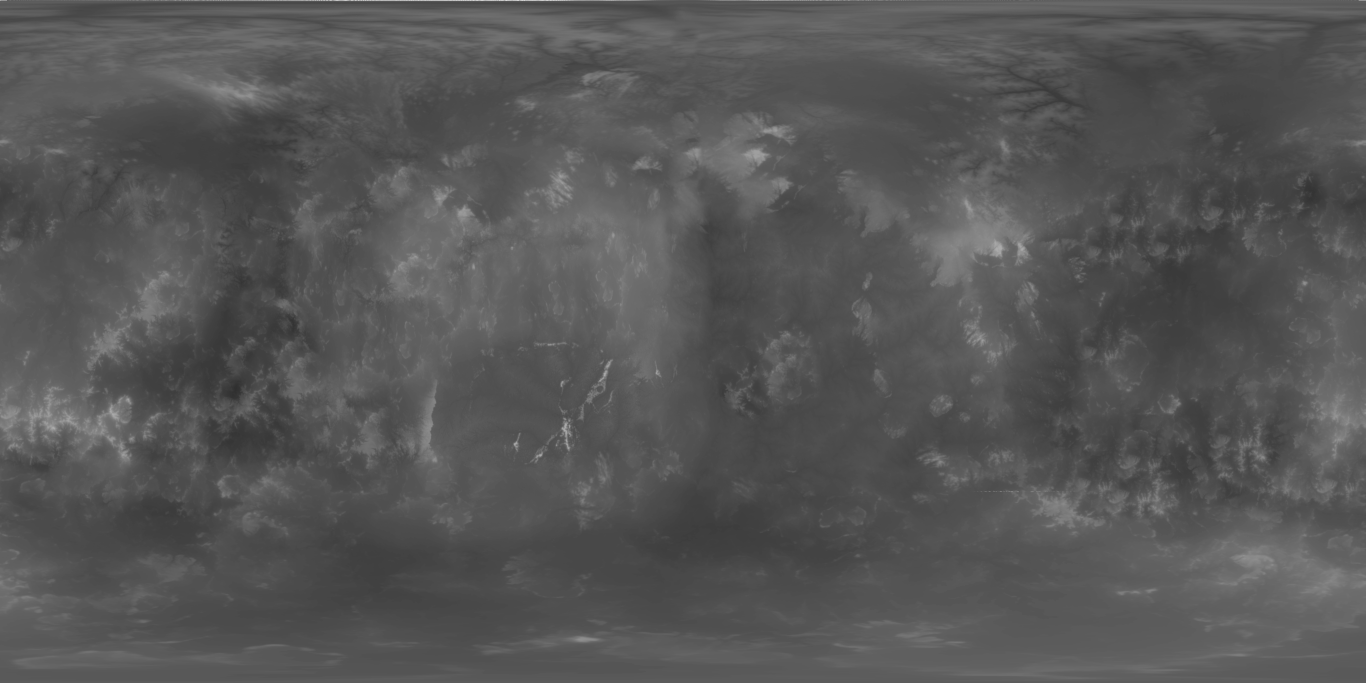
#> input picture ProcedualPlanets/Presets/Atmo3.png, 4096 x 2048 px, given in place of PlanetTex.png, which was not available (shown at 1/3 size)
$ python LifeBearingPlanetGen.py
#> lines starting #> are read from the running program, lines starting #| are printed output that depends on the picture; pictures that were not available may be replaced by others from this repository, and a replacement may not be noted
import random

from PIL import Image, ImageFilter
import numpy as np
import noise
import math

from scipy.signal import convolve2d
# Define the size of the heightmap
size = 2048

# Define the radius of the sphere
radius = 0.3

seed = (random.random())
def GenerateColorHeight():
    # Calculate the color temperature in Kelvin
    StarSurfaceTemp = int(input("enter temp of parent star: "))
#> the answer given: 3
    red = 0
    green = 0
    blue = 0

    if StarSurfaceTemp > 7500:
        red = 255
        green = 200
        blue = 200
    elif 6000 < StarSurfaceTemp and StarSurfaceTemp < 7500:
        red = 150
        green = 10
        blue = 10
    elif 5000 < StarSurfaceTemp and StarSurfaceTemp < 6000:
        red = 50
        green = 150
        blue = 50
    elif 3000 < StarSurfaceTemp and StarSurfaceTemp < 5000:
        red = 20
        green = 50
        blue = 100
    elif 2000 < StarSurfaceTemp and StarSurfaceTemp < 3000:
        red = 10
        green = 10
        blue = 10
    if StarSurfaceTemp < 2000:
        red = 0
        green = 0
        blue = 0


    # Define the parameters for the fractal noise
    octaves = 10
    lacunarity = 2.0
    persistence = 0.5

    # Create a 2D array to store the heightmap
    heightmap = np.zeros((size, size))

    # Generate the heightmap using fractal noise
    for i in range(size):
        for j in range(size):
            # Convert the pixel coordinates to spherical coordinates
            theta = 2 * math.pi * i / size
            phi = math.pi * j / size
            x = radius * math.sin(phi) * math.cos(theta)
            y = radius * math.sin(phi) * math.sin(theta)
            z = radius * math.cos(phi)

            # Sample the noise function at the current point using multiple octaves
            noise_value = (6)
            frequency = 4.0
            amplitude = 1.0
            for k in range(octaves):
                noise_value += amplitude * noise.snoise4(x * frequency, y * frequency, z * frequency, seed)
                frequency *= lacunarity
                amplitude *= persistence

            # Store the noise value in the heightmap
            heightmap[i, j] = noise_value
#> (the call stopped at in GenerateColorHeight, `noise_value += amplitude * noise.snoise4(x * frequency, y * frequency,..`: noise is not available in this run)

    # Normalize the heightmap to the range [0, 1]
    heightmap = (heightmap - heightmap.min()) / (heightmap.max() - heightmap.min())

    # Create a color map for the land
    land_shade = 0.5
    land_color = (red, green, blue)
    # Create a color map for the ocean
    ocean_color = (27, 79, 114)
    ocean_shade = 0
    #Ice Color
    IceColor = (250, 250, 255)
    IceShade = 0.05
    #SandColor
    SandColor = (210, 180, 160)
    SandShade = 0.4
    # Convert the heightmap to an RGB image with land and ocean colors
    image = Image.new('RGB', (size, size))
    for i in range(size):
        for j in range(size):
            height = heightmap[i, j]
            if height < 0.5:
                # Ocean
                shade = int((1 - 2 * height) * 255 * ocean_shade)
                color = tuple(max(0, c - shade) for c in ocean_color)
            elif height > 0.50 and 0.51 > height:
                # Land
                shade = int((2 * height - 1) * 255 * SandShade)
                color = tuple(min(255, c + shade) for c in SandColor)
            elif height > 0.51 and 0.9 > height:
                # Land
                shade = int((2 * height - 1) * 255 * land_shade)
                color = tuple(min(255, c + shade) for c in land_color)
            else:
                shade = int((2 * height - 1) * 255 * IceShade)
                color = tuple(min(255, c + shade) for c in IceColor)
            image.putpixel((i, j), color)
    # Rotate and resize the image to the desired aspect ratio
    image90 = image.rotate(0)
    imageRes = image90.resize((2028, 1024))

    # Save the image to disk

    imageRes.save("PlanetTex.png")

def GenerateNormal():
    imageRes = Image.open("PlanetTex.png")
#> imageRes is the input picture: PIL image 4096x2048 RGBA; mean R, G, B, A 86.1, 86.1, 86.1, 254.9
    img_gray = imageRes.convert("L")
    img_gray_data = np.array(img_gray) / 128.0

    # Compute the height map by subtracting from 1.0
    height_map = 1.0 - img_gray_data

    # Compute the partial derivatives using Sobel operator
    dx = np.array([[1, 0, -1], [2, 0, -2], [1, 0, -1]])
    dy = np.array([[1, 2, 1], [0, 0, 0], [-1, -2, -1]])
    height_dx = convolve2d(height_map, dx, mode="same")
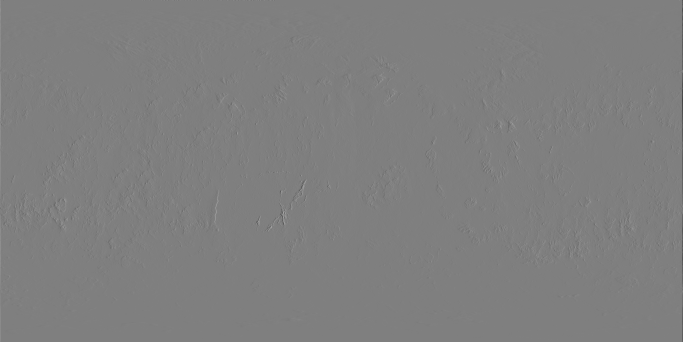
#> height_dx: shape (2048, 4096) float64 (shown at 1/6 size); min -2.28, max 2.28, mean -9.69e-08; drawn with min black and max white
    height_dy = convolve2d(height_map, dy, mode="same")

    # Compute the normal vectors at each pixel
    normal_vectors = np.dstack((-height_dx, -height_dy, np.ones_like(height_dx)))
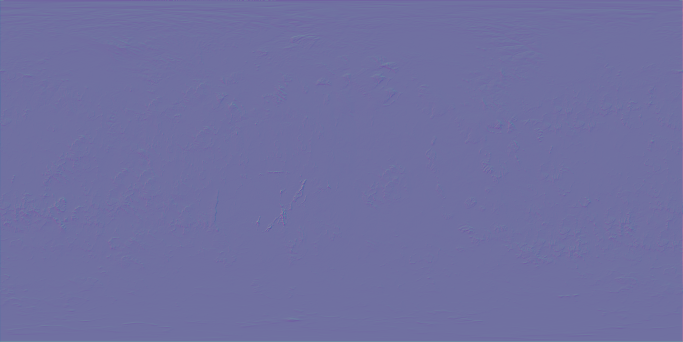
#> normal_vectors: shape (2048, 4096, 3) float64 (shown at 1/6 size); mean of channels 0, 1, 2 9.69e-08, 0.000121, 1; drawn with min black and max white
    norm = np.linalg.norm(normal_vectors, axis=-1, keepdims=True)
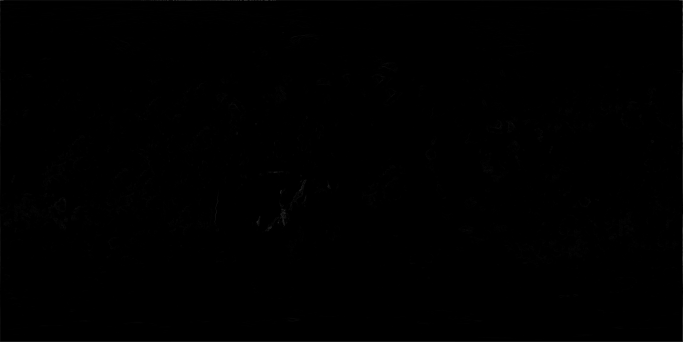
#> norm: shape (2048, 4096, 1) float64 (shown at 1/6 size); min 1, max 3.39, mean 1; drawn with min black and max white
    normal_vectors = normal_vectors / norm
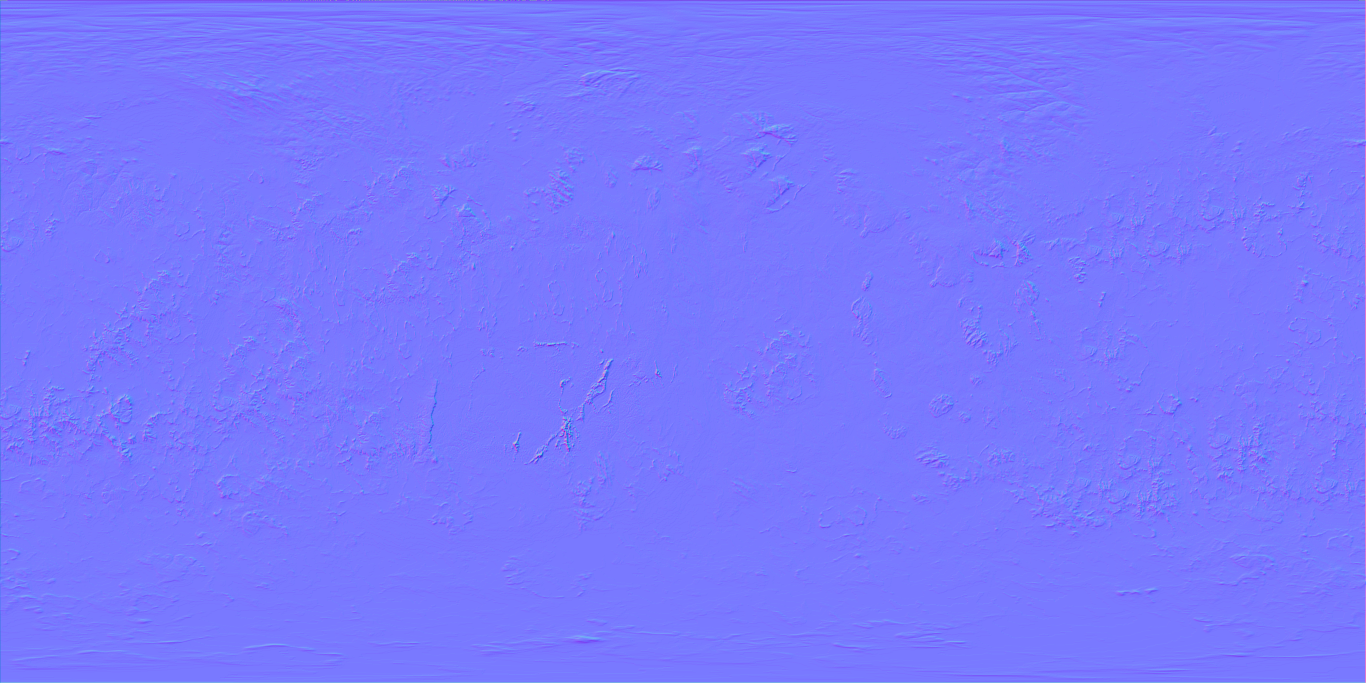
#> normal_vectors: shape (2048, 4096, 3) float64 (shown at 1/3 size); mean of channels 0, 1, 2 -4.59e-06, 8.06e-05, 0.997; drawn with min black and max white

    # Scale the normal vectors to [0, 255]
    normal_vectors = ((normal_vectors + 1) / 2) * 255

    # Create a new image from the normal vectors
    img_normal = Image.fromarray(normal_vectors.astype(np.uint8))
    img_normal.save("PlanetNormal.png")


GenerateColorHeight()
GenerateNormal()

$ run again, on ProcedualPlanets/Presets/Atmo4.png
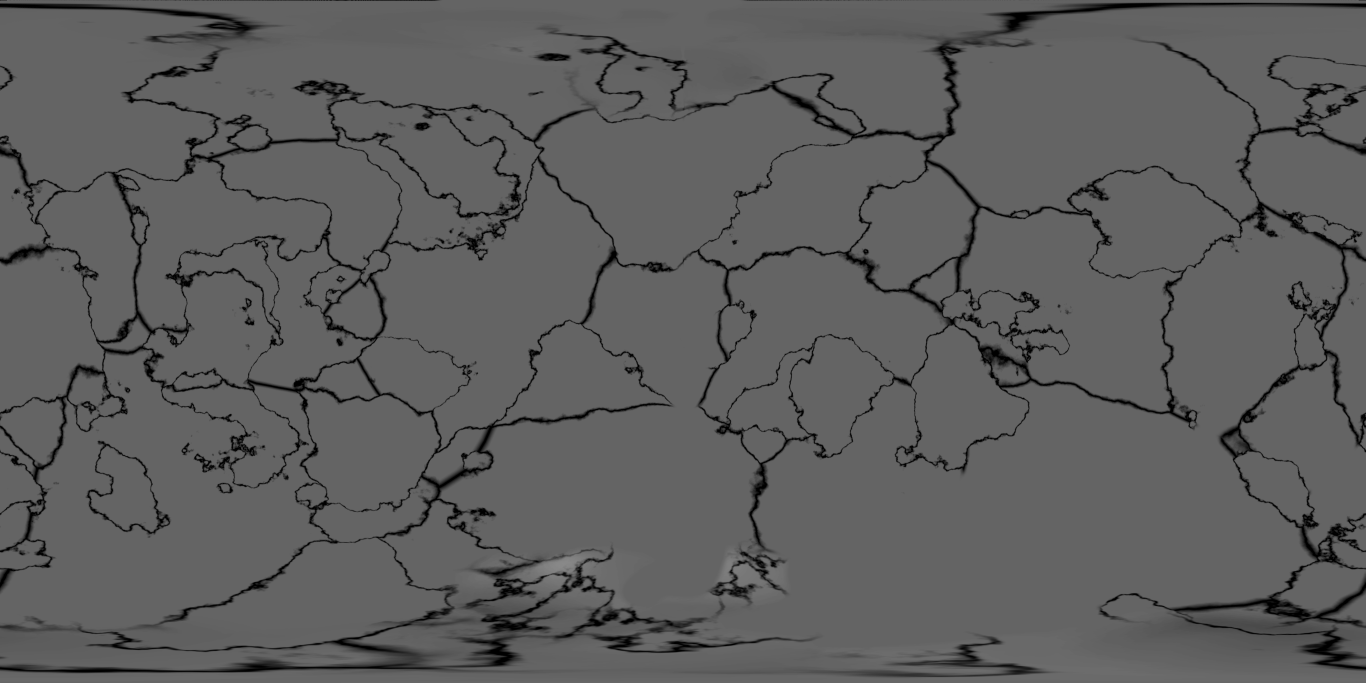
#> input picture ProcedualPlanets/Presets/Atmo4.png, 4096 x 2048 px, given in place of PlanetTex.png, which was not available (shown at 1/3 size)
#> in GenerateNormal, imageRes is the input picture: PIL image 4096x2048 RGBA; mean R, G, B, A 93.6, 93.6, 93.6, 255
#> in GenerateNormal, `norm = np.linalg.norm(normal_vectors, axis=-1, keepdims=True)`:
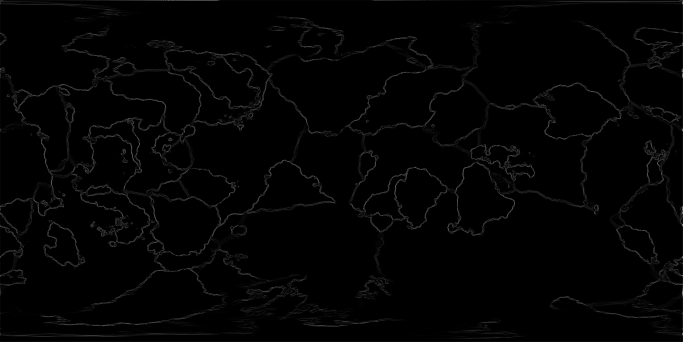
#> norm: shape (2048, 4096, 1) float64 (shown at 1/6 size); min 1, max 4.14, mean 1.04; drawn with min black and max white
#> in GenerateNormal, `normal_vectors = normal_vectors / norm`:
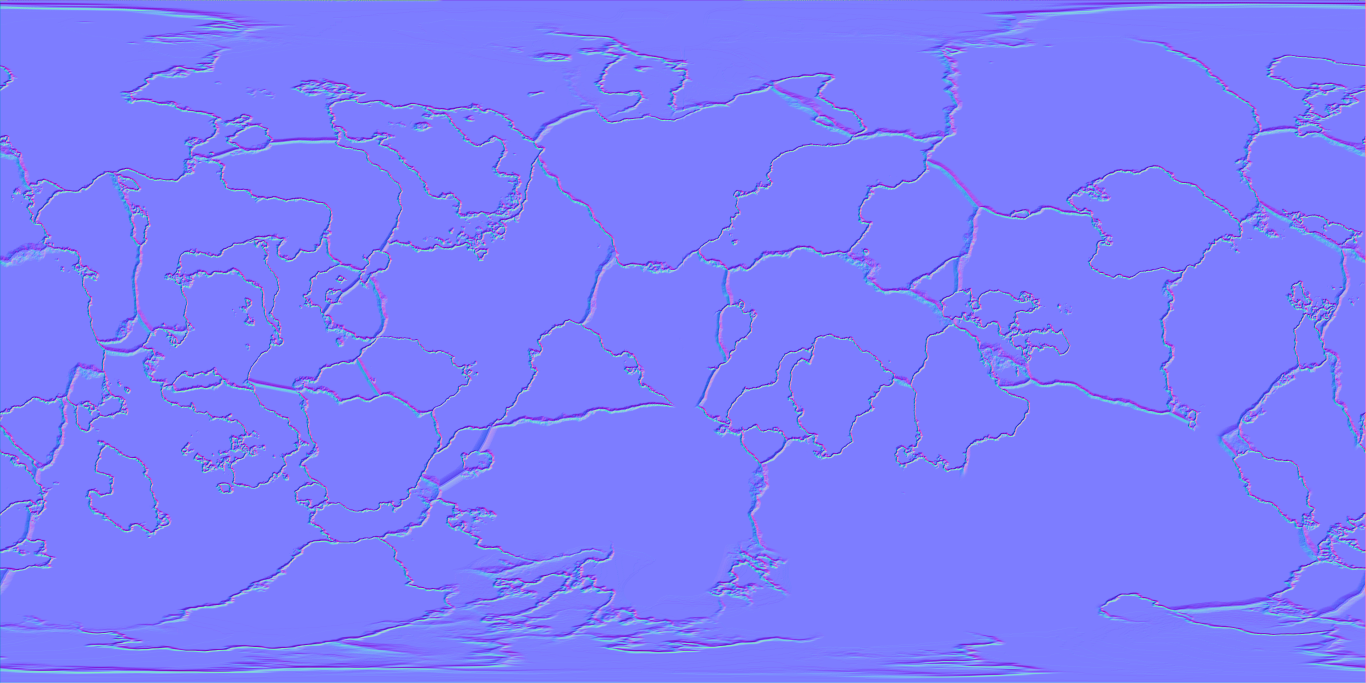
#> normal_vectors: shape (2048, 4096, 3) float64 (shown at 1/3 size); mean of channels 0, 1, 2 -5.52e-05, 0.000407, 0.976; drawn with min black and max white

$ run again, on ProcedualPlanets/Presets/Atmo5.png
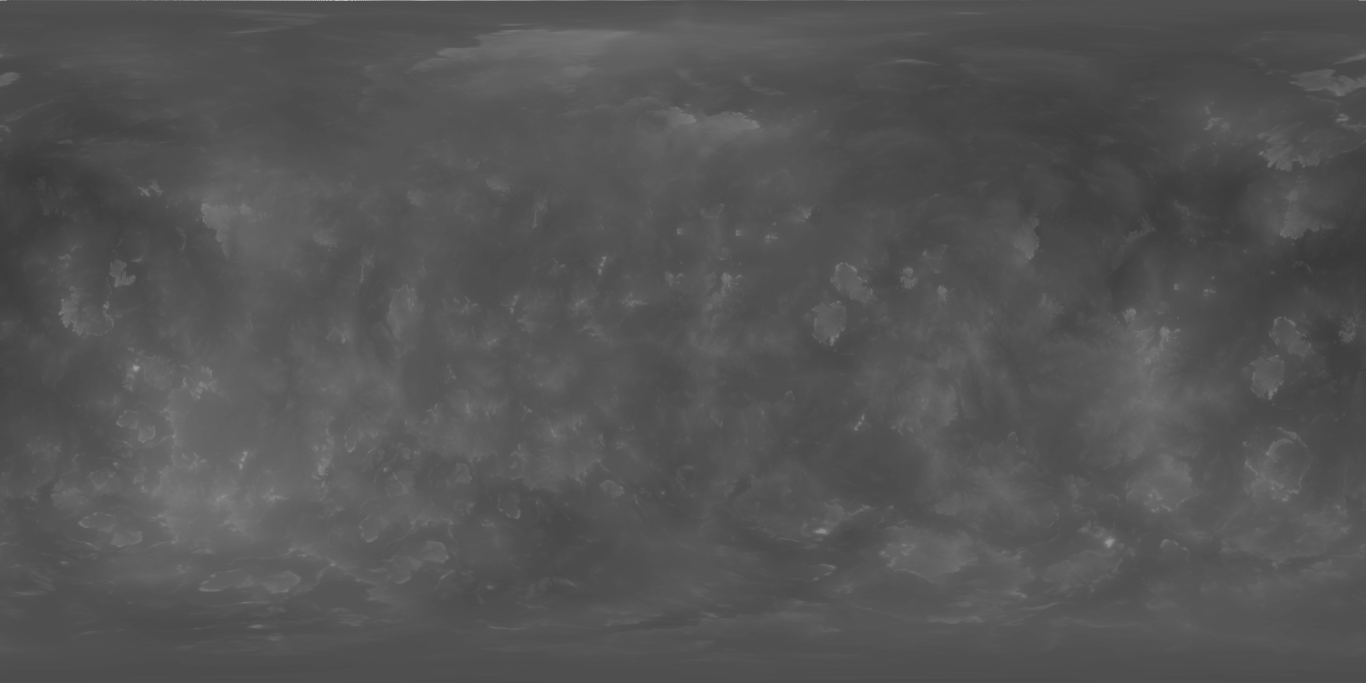
#> input picture ProcedualPlanets/Presets/Atmo5.png, 4096 x 2048 px, given in place of PlanetTex.png, which was not available (shown at 1/3 size)
#> in GenerateNormal, imageRes is the input picture: PIL image 4096x2048 RGBA; mean R, G, B, A 84.2, 84.2, 84.2, 254.9
#> in GenerateNormal, `img_gray_data = np.array(img_gray) / 128.0`:
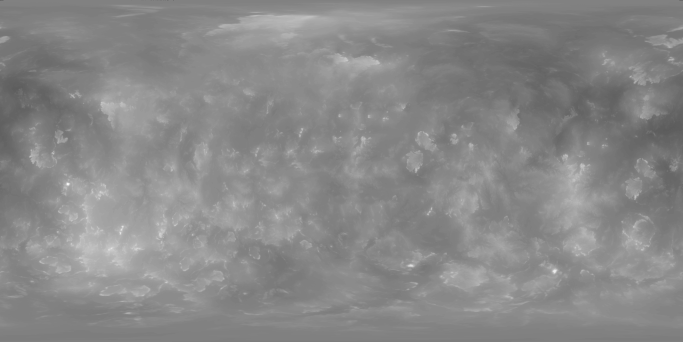
#> img_gray_data: shape (2048, 4096) float64 (shown at 1/6 size); min 0, max 1.23, mean 0.658; drawn with min black and max white
#> in GenerateNormal, `height_map = 1.0 - img_gray_data`:
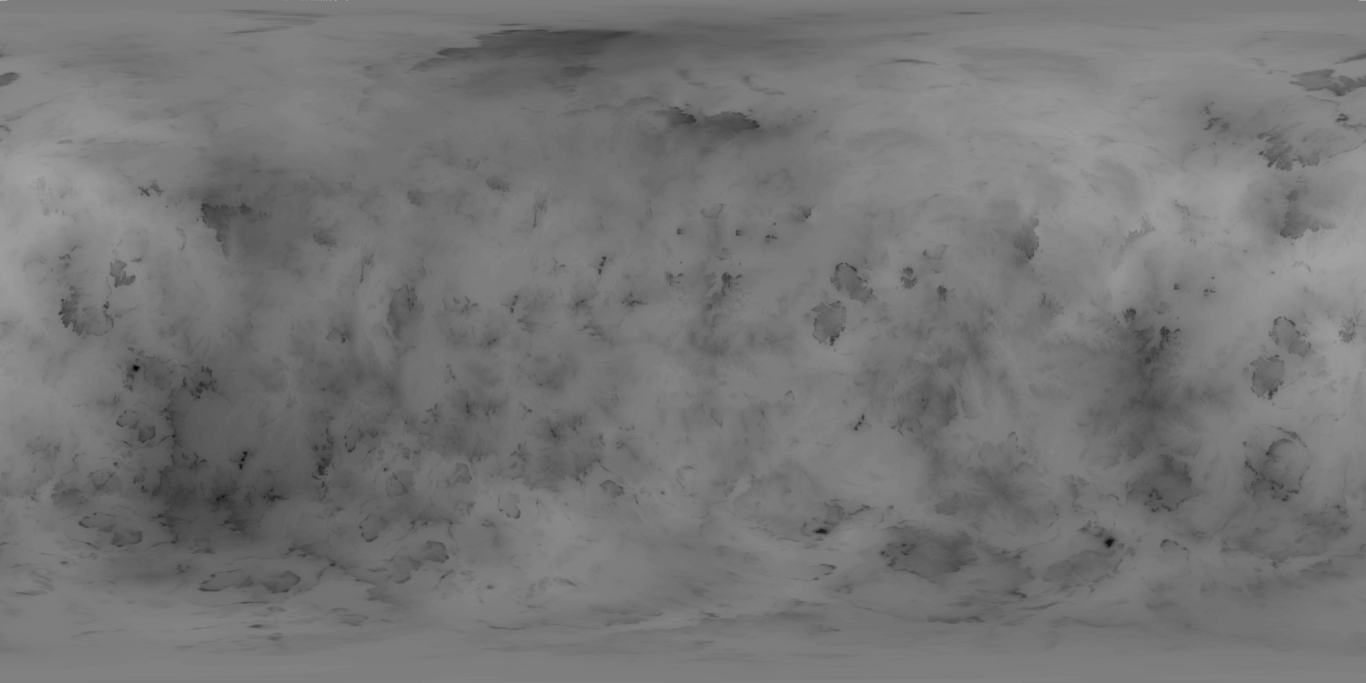
#> height_map: shape (2048, 4096) float64 (shown at 1/3 size); min -0.227, max 1, mean 0.342; drawn with min black and max white
